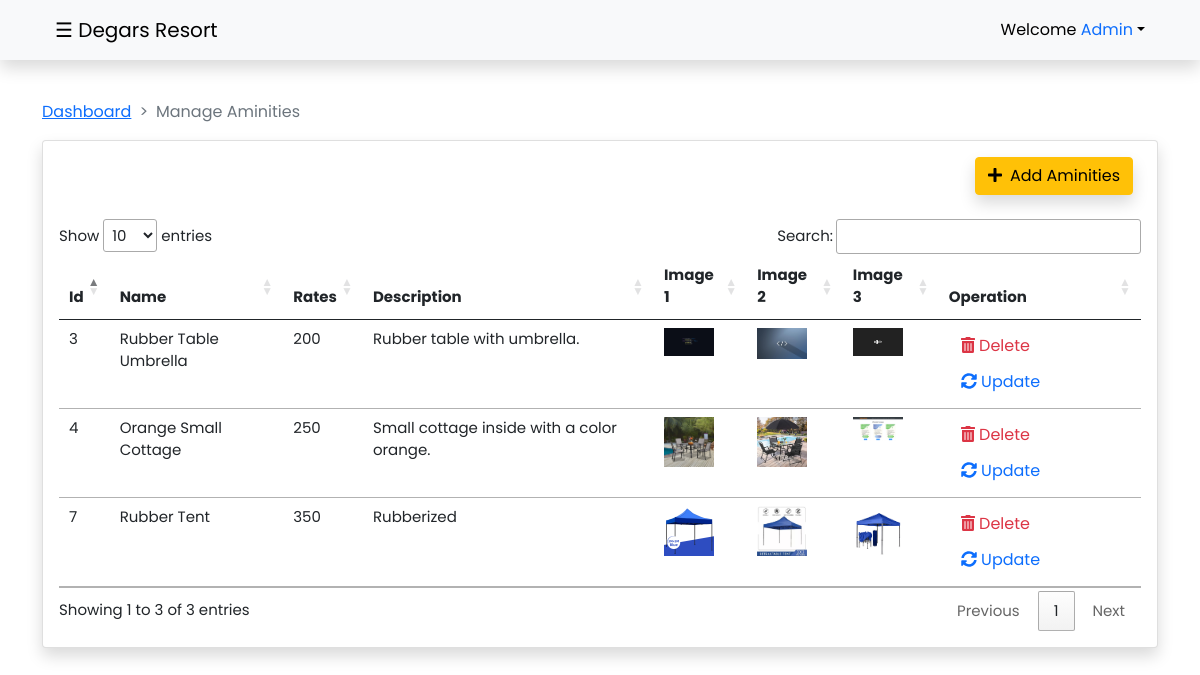
The app's page /admin/cottages.php (signed in) with its own data.
### tables this page shows
CREATE TABLE `aminities` (
  `aminities_id` int(11) NOT NULL,
  `name` varchar(255) NOT NULL,
  `rates` varchar(255) NOT NULL,
  `description` text NOT NULL,
  `image1` varchar(255) NOT NULL,
  `image2` varchar(255) NOT NULL,
  `image3` varchar(255) NOT NULL,
  `dateadded` datetime NOT NULL DEFAULT current_timestamp()
);

### admin/cottages.php (the view, shortened to what this page needs)
<?php
if (isset($_SESSION['users_id']) && isset($_SESSION['users_username'])) {
?>
<?php include_once 'adheader.php'; ?>
<div id="main">
    <div class="container pt-4">
        <nav style="--bs-breadcrumb-divider: '>';" aria-label="breadcrumb">
            <ol class="breadcrumb">
                <li class="breadcrumb-item"><a href="dashboard.php">Dashboard</a></li>
                <li class="breadcrumb-item active" aria-current="page">Manage Aminities</li>
            </ol>
        </nav>
    </div>
    <main style="font-size: 15px;">
        <div class="container">
            <div class="card shadow bg-body rounded">
                <div class="card-body">
                    <div class="d-grid gap-2 d-md-flex justify-content-md-end mb-4">
                        <button type="button" class="btn btn-warning shadow rounded me-md-2" data-bs-toggle="modal"
                            data-bs-target="#exampleModal"><i class="fas fa-plus me-2"></i>Add Aminities</button>
                    </div>
                    <div class="table-responsive">
                        <table id="dataTable" class="table table-sm table-hover table-border" style="width:100%">
                            <thead>
                                <tr>
                                    <th>Id</th>
                                    <th> Name</th>
                                    <th> Rates</th>
                                    <th> Description</th>
                                    <th> Image 1</th>
                                    <th> Image 2</th>
                                    <th> Image 3</th>
                                    <th>Operation</th>
                                </tr>
                            </thead>
                            <tbody>
                                <tr>
                                    <?php
                                        $db = mysqli_connect("localhost","root","","capstwo");
                                        $fetchcottages = mysqli_query($db,"SELECT * FROM `aminities` WHERE `rates` != 0");
                                        while ($row = $fetchcottages->fetch_array()) { ?>
                                    <?php
                                        $imagePath1 = $row["image1"];
                                        $imagePath1 = str_replace('../', '', $imagePath1);
                                        $imagePath2 = $row["image2"];
                                        $imagePath2 = str_replace('../', '', $imagePath2);
                                        $imagePath3 = $row["image3"];
                                        $imagePath3 = str_replace('../', '', $imagePath3);
                                        ?>
                                    <td><?php echo $row['aminities_id']; ?></td>
                                    <td><?php echo $row['name']; ?></td>
                                    <td><?php echo $row['rates']; ?></td>
                                    <td><?php echo $row['description']; ?></td>
                                    <td>
                                        <img class="img-fluid" src="<?php echo $imagePath1;?>" width="50" height="50" />
                                    </td>
                                    <td>
                                        <img class="img-fluid" src="<?php echo $imagePath2;?>" width="50" height="50" />
                                    </td>
                                    <td>
                                        <img class="img-fluid" src="<?php echo $imagePath3;?>" width="50" height="50" />
                                    </td>
                                    <td>
                                        <a href="functions/deletecottage.php?aminities_id=<?php echo $row['aminities_id']; ?>"
                                            onclick="return confirm('Are you sure you want to delete this data?')"
                                            class="btn btn-outline-danger border-0"> <i class="fas fa-trash-alt"></i>
                                            Delete</a>
                                        <a href="" class="btn btn-outline-primary border-0" data-bs-toggle="modal"
                                            data-bs-target="#exampleModal<?php echo $row['aminities_id']; ?>"><i
                                                class="fas fa-sync-alt"></i> Update</a>
                                    </td>
                                </tr>
                                <?php } ?>
                            </tbody>
                        </table>
                    </div>
                </div>
            </div>
        </div>
    </main>
</div>
<?php include_once 'adfooter.php'; ?>
<?php
}else{
    header("Location: ../login.php");
    exit();
}
?>

### admin/resources/css/dashboard.css (style rules this page uses)
* { padding: 0; margin: 0; }
body { font-family: 'Poppins', sans-serif; }

### admin/adheader.php (style rules this page uses)
* { padding: 0; margin: 0; }
body { font-family: 'Poppins', sans-serif; transition: background-color .5s; }
#main { transition: margin-left .5s; padding: 16px; }

### records on screen
aminities: aminities_id "3", name "Rubber Table Umbrella", rates "200", description "Rubber table with umbrella.", image1 (picture), image2 (picture), image3 (picture)
aminities: aminities_id "4", name "Orange Small Cottage", rates "250", description "Small cottage inside with a color orange.", image1 (picture), image2 (picture), image3 (picture)
aminities: aminities_id "7", name "Rubber Tent", rates "350", description "Rubberized", image1 (picture), image2 (picture), image3 (picture)

### other values on screen
$_SESSION['users_username'] "Admin"
